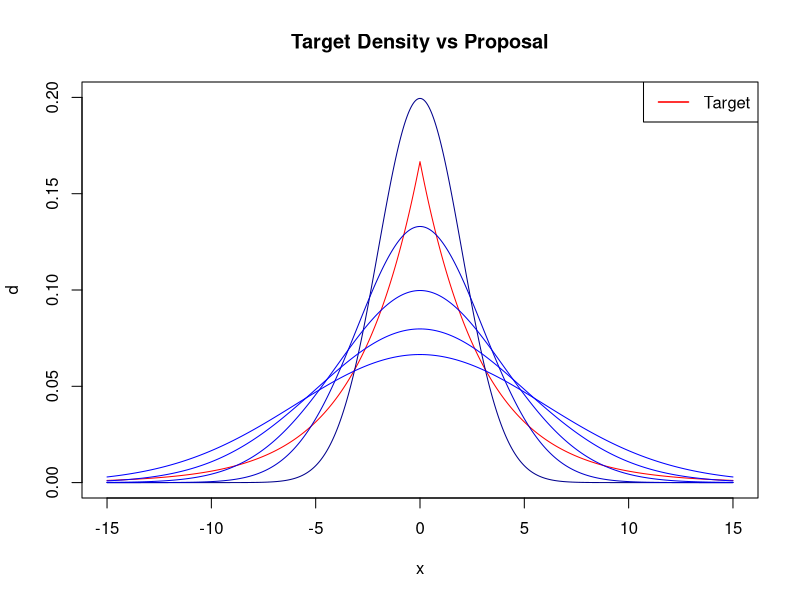
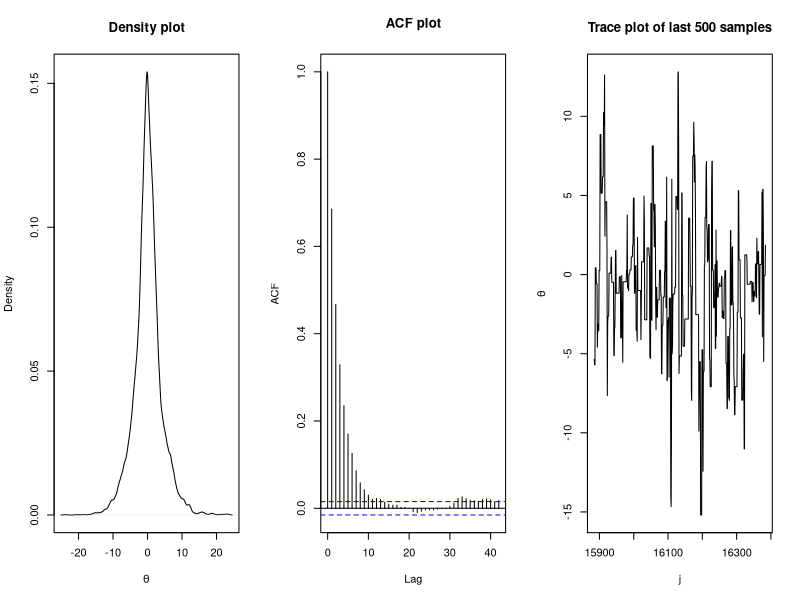
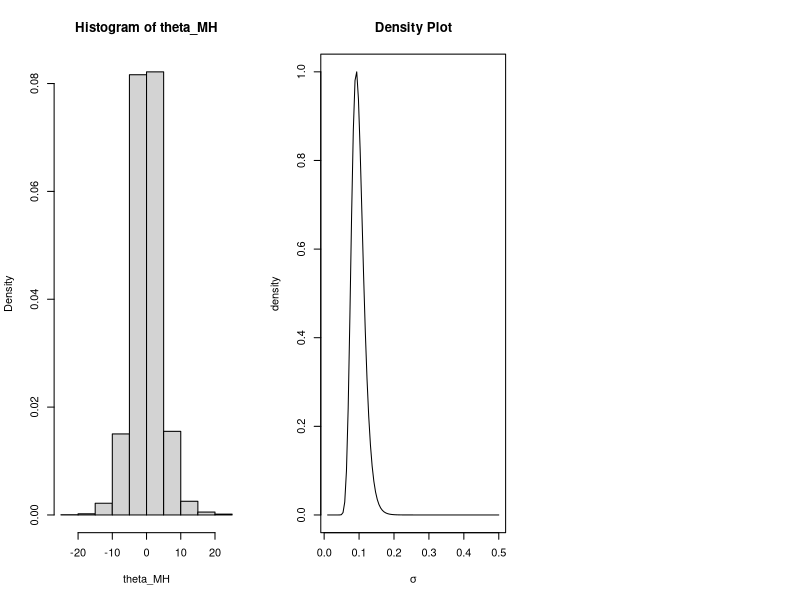
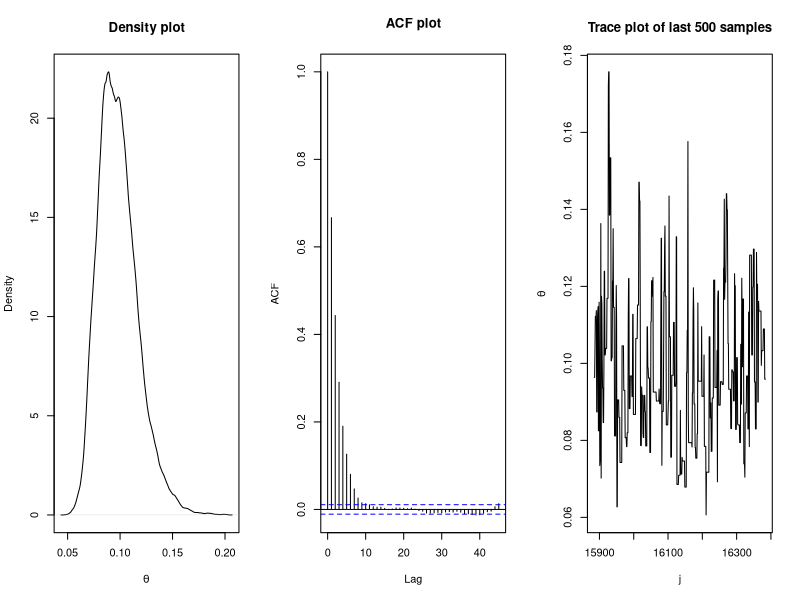
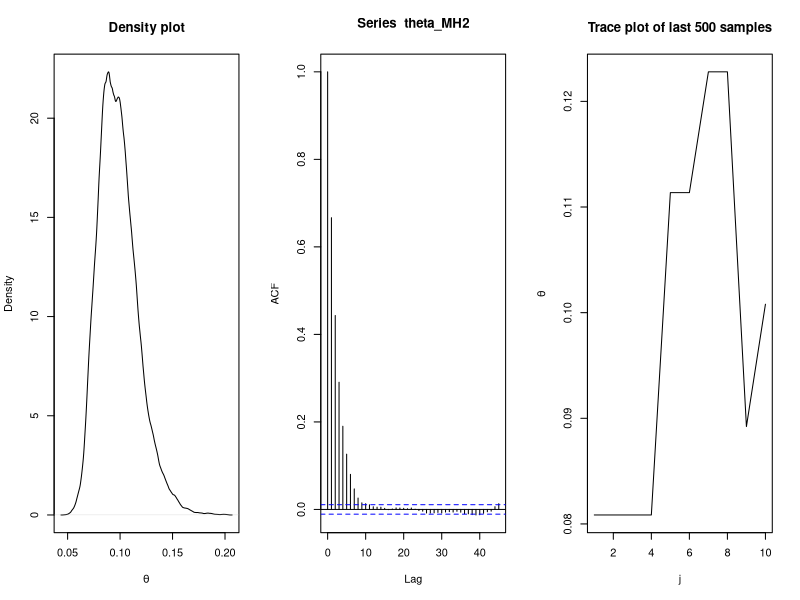

Here is the R script that generated these plots, in order:
###---------------------------------------------------------------###
#   Tutorial 9 - STAT 4010 Spring 2022 
###---------------------------------------------------------------###
###-----------------------Example 1.1---------------------------###
target_den <- function(theta,b=3){
    log_d = -abs(theta)/b
    exp(log_d - max(log_d))
}

target_g <- function(theta){
    theta^2
}

##RIS
RIS <- function(J,sd = 4, b= 3){ ##sd being the sd of the proposal
    tilde_theta = rnorm(J,0,sd)
    w = target_den(tilde_theta,b)/dnorm(tilde_theta,0,sd)
    sample(tilde_theta,size = J,replace=T,prob = w) ##output the theta_{1;J}
}

sim_I_RIS <- function(J,sd=4,b=3){
    theta_sim = RIS(J,sd,b)
    mean(target_g(theta_sim))
}

J_sim = 2^14
sim_I_RIS(J_sim,sd = 2)
sim_I_RIS(J_sim,sd = 3)
sim_I_RIS(J_sim,sd = 4)
sim_I_RIS(J_sim,sd = 5)
sim_I_RIS(J_sim,sd = 6)
sim_I_RIS(J_sim,sd = 7)
sim_I_RIS(J_sim,sd = 8)

x = seq(-15,15,0.01)
d = exp(-abs(x)/3)/(2*3)
plot(x,d,type='l',ylim=c(0,0.2),col='red',main = 'Target Density vs Proposal')
lines(x,dnorm(x,0,2),col='blue4')
lines(x,dnorm(x,0,3),col='blue3')
lines(x,dnorm(x,0,4),col='blue2')
lines(x,dnorm(x,0,5),col='blue1')
lines(x,dnorm(x,0,6),col='blue')
legend('topright',legend=c('Target'),col='red',lwd=1.5)



###-----------------------Example 2.1---------------------------###
##MH algorithm
##sd0 is the sd of the initial proposal
##sd1 is the sd of the proposal
pi_u <- function(theta,b=3){
    exp(-abs(theta)/b)
}

target_g <- function(theta){
    theta^2
}

MH <- function(J,burn_frac = 0.5, keep = F,sd0 = 8, sd1 = 8,b = 3){
    nsim = ceiling(J/burn_frac)+1
    theta = array(NA,nsim) 
    theta[1] = rnorm(1,0,sd0) ##sample from the initial proposal
    for (j in 2:nsim) {
        tilde_theta = rnorm(1,theta[j-1],sd1) ##sample from the proposal
        u = runif(1)
        log_target_odd = log(pi_u(tilde_theta,b)) - log(pi_u(theta[j-1],b))
        a = exp(min(0,log_target_odd))
        theta[j] = tilde_theta*(u <= a) + theta[j-1]*(u> a)
    }
    if (keep) {
        return(theta)
    }else{
        return(tail(theta,J)) ##burn the first fraction
    }
}

J_sim = 2^14
theta_MH = MH(J_sim,sd0 = 8,sd1=8)

##MCMC Diagostic
pi = density(theta_MH, kernel="epanechnikov")
acf = acf(theta_MH,plot=F)
par(mfrow = c(1,3))
plot(pi,main = 'Density plot',ylab = 'Density',xlab = expression(theta))
plot(acf,main = 'ACF plot',ylab = 'ACF',xlab = 'Lag')
plot((J_sim-500+1):J_sim,tail(theta_MH,500),type = 'l',
     main = 'Trace plot of last 500 samples',ylab = expression(theta),xlab = 'j')
##Produce estimate for I
mean(target_g(theta_MH))
hist(theta_MH,freq = F)


###---------------------Example 2.2------------------------------###
An = 2
n = 30

log_pi_u2 = function(sigma,An,n,a= 0.4,b = 2){
    (a-n-1)*log(sigma) - b*sigma - sqrt(2)*An/sigma
}

##visualize the target density
sigma_grid = seq(0.01,0.5,length.out = 101)
log_den = log_pi_u2(sigma_grid,An,n)
plot(sigma_grid,exp(log_den - max(log_den)),type = 'l',
     main = 'Density Plot',ylab ='density',xlab = expression(sigma))

MH2 <- function(J,An,n,burn_frac = 0.5, keep = F,a0 = 4,b0=40){
    nsim = ceiling(J/burn_frac)+1
    theta = array(NA,nsim) 
    theta[1] = rgamma(1,a0,b0) ##sample from the initial proposal
    for (j in 2:nsim) {
        a1 = 400*theta[j-1]^2
        b1 = 400*theta[j-1]
        tilde_theta = rgamma(1,a1,b1) ##sample from the proposal
        u = runif(1)
        log_target_odd = log_pi_u2(tilde_theta,An,n) - log_pi_u2(theta[j-1],An,n)
        a2 = 400*tilde_theta^2
        b2 = 400*tilde_theta
        log_proposal_odd = log(dgamma(tilde_theta,a1,b1)) - log(dgamma(theta[j-1],a2,b2))
        a = exp(min(0,log_target_odd-log_proposal_odd))
        theta[j] = tilde_theta*(u <= a) + theta[j-1]*(u> a)
    }
    if (keep) {
        return(theta)
    }else{
        return(tail(theta,J)) ##burn the first fraction
    }
}

J_sim = 2^14
theta_MH2 = MH2(J_sim,An,n,keep = T)

##MCMC Diagostic
pi = density(theta_MH2, kernel="epanechnikov")
acf = acf(theta_MH2,plot=F)
#windows(height = 5,width = 15)
par(mfrow = c(1,3))
plot(pi,main = 'Density plot',ylab = 'Density',xlab = expression(theta))
plot(acf,main = 'ACF plot',ylab = 'ACF',xlab = 'Lag')
plot((J_sim-500+1):J_sim,tail(theta_MH2,500),type = 'l',
     main = 'Trace plot of last 500 samples',ylab = expression(theta),xlab = 'j')
#alternative R functions to produce the same plot
par(mfrow = c(1,3))
plot(pi,main = 'Density plot',ylab = 'Density',xlab = expression(theta))
acf = acf(theta_MH2,plot=T)
ts.plot(theta_MH2[1:10],type = 'l',
     main = 'Trace plot of last 500 samples',ylab = expression(theta),xlab = 'j')

##Option pricing
get_call <- function(sigma_hat,s0 = 373,k = 380,t = 0.5,r = 0){
    d1 = (log(s0/k)+(r+sigma_hat^2/2)*t)/(sigma_hat*sqrt(t))
    d2 = d1-sigma_hat*sqrt(t)
    c = s0*pnorm(d1)-k*exp(-r*t)*pnorm(d2)
    c
}
mean(get_call(theta_MH2))
